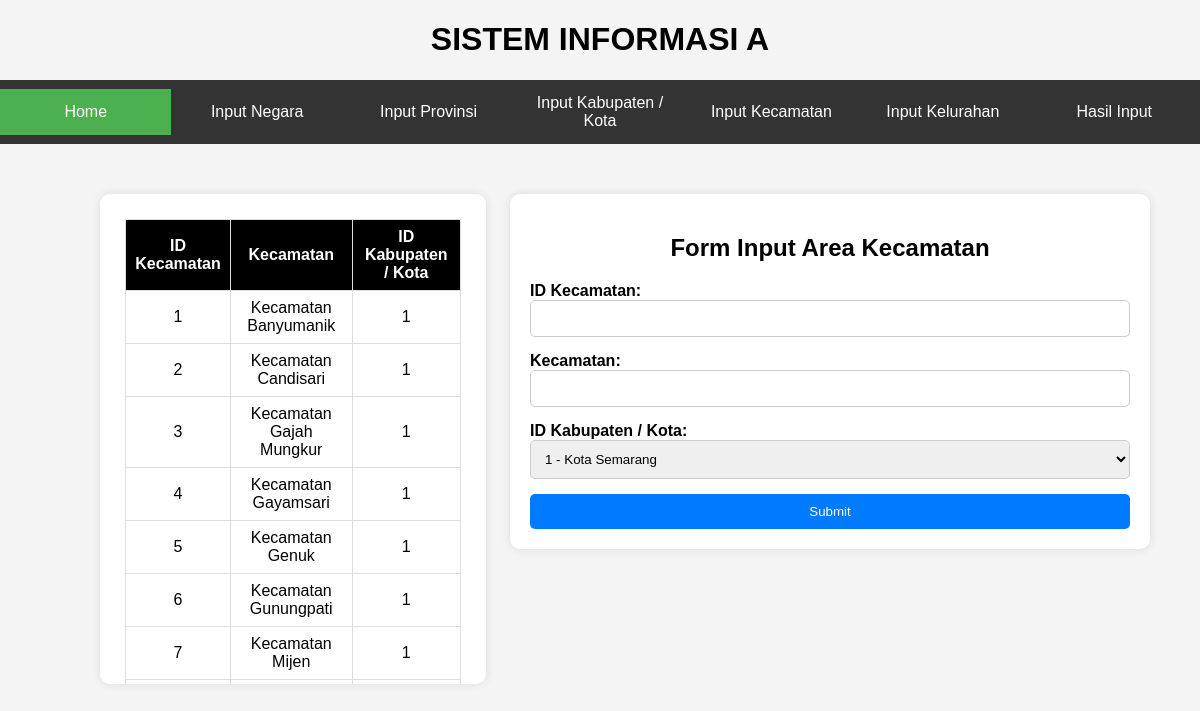
The page /inputkeca.php on the database its author committed.
### tables this page shows
CREATE TABLE `areakecamatan` (
  `Id_Kecamatan` int(11) NOT NULL,
  `Kecamatan` varchar(100) NOT NULL,
  `Id_KabKota` int(11) NOT NULL
);

### inputkeca.php (the view, shortened to what this page needs)
<!DOCTYPE html>
<html lang="en">
<head>
</head>
<body>
<h1 align="center">SISTEM INFORMASI A</h1>
<div class="navbar">
    <a href="index.php" class="active">Home</a>
    <a href="inputnegara.php">Input Negara</a>
    <a href="inputprov.php">Input Provinsi</a>
    <a href="inputkabkota.php">Input Kabupaten / Kota</a>
    <a href="inputkeca.php">Input Kecamatan</a>
    <a href="inputkelu.php">Input Kelurahan</a>
    <a href="input.php">Hasil Input</a>
</div>
<div class="container">
    <h2>Form Input Area Kecamatan</h2>
    <form action="../sia/process/process_kecamatan.php" method="post">
        <div>
            <label for="id_kecamatan">ID Kecamatan:</label>
            <input type="text" id="id_kecamatan" name="id_kecamatan" required>
        </div>
        <div>
            <label for="kecamatan">Kecamatan:</label>
            <input type="text" id="kecamatan" name="kecamatan" required>
        </div>
        <div>
            <label for="id_kabkota">ID Kabupaten / Kota:</label>
            <select id="id_kabkota" name="id_kabkota" required>
                <?php
                $servername = "localhost";
                $username = "root";
                $password = "";
                $dbname = "sia";
                $conn = new mysqli($servername, $username, $password, $dbname);
                $sql = "SELECT id_kabkota, kabkota FROM areakabkota";
                $result = $conn->query($sql);
                if ($result && $result->num_rows > 0) {
                    while ($row = $result->fetch_assoc()) {
                        echo "<option value='" . $row["id_kabkota"] . "'>" . $row["id_kabkota"] . " - " . $row["kabkota"] . "</option>";
                    }
                } else {
                    echo "<option value=''>Tidak ada kabkota tersedia</option>";
                }
                ?>
            </select>
        </div>
        <button type="submit">Submit</button>
    </form>
</div>
<div class="hasilinput">
    <table>
        <thead>
            <tr>
                <th>ID Kecamatan</th>
                <th>Kecamatan</th>
                <th>ID Kabupaten / Kota</th>
            </tr>
        </thead>
        <tbody>
            <?php
            $servername = "localhost";
            $username = "root";
            $password = "";
            $dbname = "sia";
            $conn = new mysqli($servername, $username, $password, $dbname);
            $sql = "SELECT id_kecamatan, kecamatan, id_kabkota FROM areakecamatan";
            $result = $conn->query($sql);
            if ($result && $result->num_rows > 0) {
                while ($row = $result->fetch_assoc()) {
                    echo "<tr>";
                    echo "<td class='id-kecamatan'>" . $row["id_kecamatan"] . "</td>";
                    echo "<td class='kecamatan'>" . $row["kecamatan"] . "</td>";
                    echo "<td class='id-kabkota'>" . $row["id_kabkota"] . "</td>";
                    echo "</tr>";
                }
            } else {
                echo "<tr><td colspan='3'>Tidak ada hasil input kecamatan.</td></tr>";
            }
            ?>
        </tbody>
    </table>
</div>
</body>
</html>

### inputkeca.php (style rules this page uses)
h1 { justify-content: center; align-items: center; position: top; display: flex; }
body { font-family: Arial, sans-serif, bold; margin: 0; padding: 0; background-color: #f4f4f4; justify-content: center; align-items: center; }
.container { width: 80%; max-width: 600px; padding: 20px; background-color: #fff; border-radius: 10px; box-shadow: 0 0 10px rgba(0, 0, 0, 0.1); text-align: center; float: right; margin-top: 50px; margin-right: 50px; overflow: auto; }
.hasilinput { width: 28%; padding: 25px; background-color: #fff; border-radius: 10px; box-shadow: 0 0 10px rgba(0, 0, 0, 0.1); float: left; margin-right: 1%; overflow-y: auto; max-height: 440px; margin-top: 50px; margin-left: 100px; }
h2 { text-align: center; }
form { margin-top: 20px; }
form div { margin-bottom: 15px; }
label { display: block; font-weight: bold; text-align: left; }
input[type="text"], select { width: 100%; padding: 10px; border: 1px solid #ccc; border-radius: 5px; box-sizing: border-box; }
button[type="submit"] { display: block; width: 100%; padding: 10px; background-color: #007bff; color: #fff; border: none; border-radius: 5px; cursor: pointer; }
.navbar { background-color: #333; overflow: hidden; text-align: center; display: flex; justify-content: center; align-items: center; flex-wrap: wrap; }
.navbar a { display: block; color: #fff; text-align: center; padding: 14px 20px; text-decoration: none; flex: 1; max-width: 150px; }
.navbar a.active { background-color: #4CAF50; color: white; }
table { border-collapse: collapse; width: 100%; }
th, td { border: 1px solid #ddd; padding: 8px; text-align: center; }
th { background-color: black; color: white; position: sticky; top: 0; z-index: 2; }

### rows shown on the page
areakecamatan: Id_Kecamatan "1", Kecamatan "Kecamatan Banyumanik", Id_KabKota "1"
areakecamatan: Id_Kecamatan "2", Kecamatan "Kecamatan Candisari", Id_KabKota "1"
areakecamatan: Id_Kecamatan "3", Kecamatan "Kecamatan Gajah Mungkur", Id_KabKota "1"
areakecamatan: Id_Kecamatan "4", Kecamatan "Kecamatan Gayamsari", Id_KabKota "1"
areakecamatan: Id_Kecamatan "5", Kecamatan "Kecamatan Genuk", Id_KabKota "1"
areakecamatan: Id_Kecamatan "6", Kecamatan "Kecamatan Gunungpati", Id_KabKota "1"
areakecamatan: Id_Kecamatan "7", Kecamatan "Kecamatan Mijen", Id_KabKota "1"

### other values the page prints
form field id_kabkota "1 - Kota Semarang"
